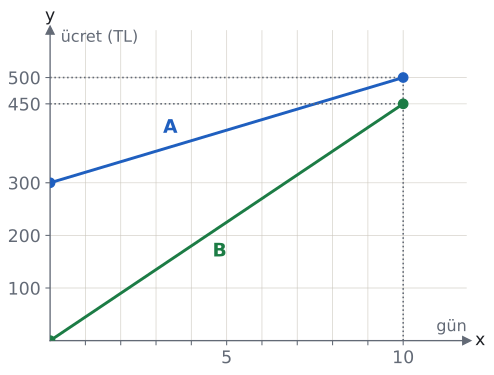

The Python source for this figure:
import sys; sys.path.insert(0, "tools")
from cizim import *

# A paketi: 300 + 20x (0 günde 300 TL, 10 günde 500 TL). B paketi: 45x (10 günde 450 TL).
# 45x < 300 + 20x ⇔ x < 12. Kesişim (12, 540) şeklin dışında kalır.
fig, ax = sekil(5.6, 4.2)
eksenler(ax, x=(0, 11.8), y=(0, 590))
ax.set_xticks(range(1, 11)); ax.set_xticklabels(["", "", "", "", "5", "", "", "", "", "10"])
ax.set_yticks([100, 200, 300, 450, 500]); ax.set_yticklabels(["100", "200", "300", "450", "500"])
ax.plot([0, 10], [300, 500], color=MAVI); ax.plot([0, 10], [0, 450], color=YESIL)
for yy in (450, 500): ax.plot([0, 10], [yy, yy], ":", color=SOLUK, lw=1.2)
ax.plot([10, 10], [0, 500], ":", color=SOLUK, lw=1.2)
nokta(ax, 0, 300, renk=MAVI); nokta(ax, 10, 500, renk=MAVI); nokta(ax, 0, 0, renk=YESIL); nokta(ax, 10, 450, renk=YESIL)
ax.text(3.2, 395, "A", color=MAVI, fontsize=14, fontweight="bold")
ax.text(4.6, 160, "B", color=YESIL, fontsize=14, fontweight="bold")
ax.text(11.8, 18, "gün", ha="right", fontsize=12, color=SOLUK)
ax.text(0.3, 568, "ücret (TL)", fontsize=12, color=SOLUK)
kaydet(fig, __file__)
